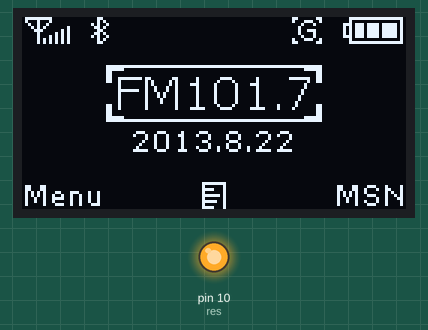
Simulated run of this sketch. Board: Arduino Uno, built with avr-gcc and run on an emulated ATmega328P. On the bench: 128×64 one-colour display, output pins drawn as LEDs (lit = HIGH). Wiring (inferred from the names in the program): I2C bus: SDA pin 9; SCL pin 8; SSD1306 OLED at I2C address 0x3C. Pins used as bus, display or sensor lines are not drawn.

Above: at 1.2 s.
At 2.6 s:
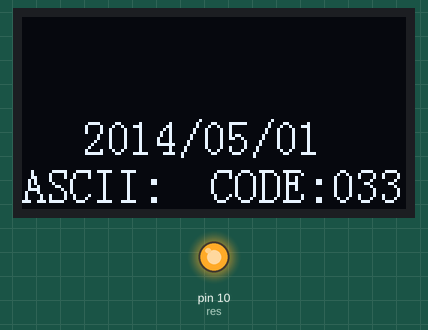
At 20.8 s:
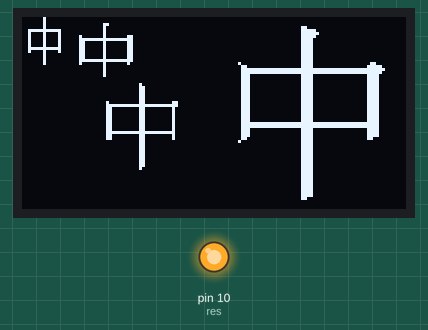
At 36.1 s:
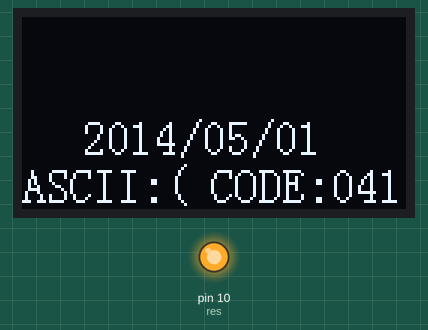
Timing chart, 0 to 37.6 s (numbered marks = the images above):
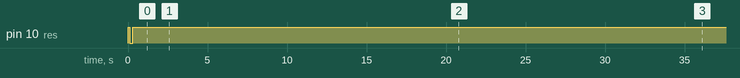

The sketch:

OLED.ino
```cpp
//              说明:
//              ----------------------------------------------------------------
//              GND  电源地
//              VCC  3.3v电源
//              D0   8（SCL）
//              D1   9（SDA）
//              RES  10    注：此引脚是为了配合SPI驱动模块改成I2C驱动模块使用的（改装的话必须接），如果买的是I2C模块，请忽略此引脚。
#include "font.h"

int scl=8;//定义数字接口8
int sda=9;//定义数字接口9
int res=10;//定义数字接口10

#define OLED_SCLK_Clr() digitalWrite(scl,LOW)//SCL
#define OLED_SCLK_Set() digitalWrite(scl,HIGH)

#define OLED_SDIN_Clr() digitalWrite(sda,LOW)//SDA
#define OLED_SDIN_Set() digitalWrite(sda,HIGH)

#define OLED_RST_Clr() digitalWrite(res,LOW)//RES   注：此引脚是为了配合SPI驱动模块改成I2C驱动模块使用的（改装的话必须接），如果买的是I2C模块，请忽略此引脚。
#define OLED_RST_Set() digitalWrite(res,HIGH)


#define OLED_CMD  0  //写命令
#define OLED_DATA 1 //写数据

uint8_t OLED_GRAM[128][8];//将要显示的缓存内容


void setup()
{
  uint8_t t=' ';
  OLED_Init();
  OLED_ColorTurn(0);//0正常显示 1反色显示
  OLED_DisplayTurn(0);//0正常显示 1翻转180度显示
  while(1)
  {
    OLED_ShowPicture(0,0,128,8,BMP1);
    delay(500);
    OLED_Clear();
    OLED_ShowString(20,32,"2014/05/01",16);
    OLED_ShowString(0,48,"ASCII:",16);
    OLED_ShowString(63,48,"CODE:",16);
    OLED_ShowChar(48,48,t,16);//显示ASCII字符
    t++;
    if(t>'~')t=' ';
    OLED_ShowNum(103,48,t,3,16);
    OLED_Refresh();
    delay(500);
    OLED_Clear();
    OLED_ShowChinese(0,0,0,16);  //16*16 中
    OLED_ShowChinese(16,0,0,24); //24*24 中
    OLED_ShowChinese(24,20,0,32);//32*32 中
    OLED_ShowChinese(64,0,0,64); //64*64 中
    OLED_Refresh();
    delay(500);
    OLED_Clear();
    OLED_ShowString(0,0,"ABC",12);//6*12 “ABC”
    OLED_ShowString(0,12,"ABC",16);//8*16 “ABC”
    OLED_ShowString(0,28,"ABC",24);//12*24 “ABC”
  }
}

void loop()
{
}
//反显函数
void OLED_ColorTurn(uint8_t i)
{
  if(!i) OLED_WR_Byte(0xA6,OLED_CMD);//正常显示
  else  OLED_WR_Byte(0xA7,OLED_CMD);//反色显示
}

//屏幕旋转180度
void OLED_DisplayTurn(uint8_t i)
{
  if(i==0)
    {
      OLED_WR_Byte(0xC8,OLED_CMD);//正常显示
      OLED_WR_Byte(0xA1,OLED_CMD);
    }
else
    {
      OLED_WR_Byte(0xC0,OLED_CMD);//反转显示
      OLED_WR_Byte(0xA0,OLED_CMD);
    }
}
//起始信号
void I2C_Start(void)
{
  OLED_SDIN_Set();
  OLED_SCLK_Set();
  OLED_SDIN_Clr();
  OLED_SCLK_Clr();
}

//结束信号
void I2C_Stop(void)
{
  OLED_SCLK_Set();
  OLED_SDIN_Clr();
  OLED_SDIN_Set();
}

//等待信号响应
void I2C_WaitAck(void) //测数据信号的电平
{
  OLED_SCLK_Set();
  OLED_SCLK_Clr();
}

//写入一个字节
void Send_Byte(uint8_t dat)
{
  uint8_t i;
  for(i=0;i<8;i++)
  {
    OLED_SCLK_Clr();//将时钟信号设置为低电平
    if(dat&0x80)//将dat的8位从最高位依次写入
    {
      OLED_SDIN_Set();
    }
    else
    {
      OLED_SDIN_Clr();
    }
    OLED_SCLK_Set();//将时钟信号设置为高电平
    OLED_SCLK_Clr();//将时钟信号设置为低电平
    dat<<=1;
  }
}

//发送一个字节
//向SSD1306写入一个字节。
//mode:数据/命令标志 0,表示命令;1,表示数据;
void OLED_WR_Byte(uint8_t dat,uint8_t mode)
{
  I2C_Start();
  Send_Byte(0x78);
  I2C_WaitAck();
  if(mode){Send_Byte(0x40);}
  else{Send_Byte(0x00);}
  I2C_WaitAck();
  Send_Byte(dat);
  I2C_WaitAck();
  I2C_Stop();
}

//更新显存到OLED
void OLED_Refresh(void)
{
  uint8_t i,n;
  for(i=0;i<8;i++)
  {
     OLED_WR_Byte(0xb0+i,OLED_CMD); //设置行起始地址
     OLED_WR_Byte(0x00,OLED_CMD);   //设置低列起始地址
     OLED_WR_Byte(0x10,OLED_CMD);   //设置高列起始地址
     for(n=0;n<128;n++)
     OLED_WR_Byte(OLED_GRAM[n][i],OLED_DATA);
  }
}
//清屏函数
void OLED_Clear(void)
{
  uint8_t i,n;
  for(i=0;i<8;i++)
  {
     for(n=0;n<128;n++)
      {
       OLED_GRAM[n][i]=0;//清除所有数据
      }
  }
  OLED_Refresh();//更新显示
}

//画点
//x:0~127
//y:0~63
void OLED_DrawPoint(uint8_t x,uint8_t y)
{
  uint8_t i,m,n;
  i=y/8;
  m=y%8;
  n=1<<m;
  OLED_GRAM[x][i]|=n;
}

//清除一个点
//x:0~127
//y:0~63
void OLED_ClearPoint(uint8_t x,uint8_t y)
{
  uint8_t i,m,n;
  i=y/8;
  m=y%8;
  n=1<<m;
  OLED_GRAM[x][i]=~OLED_GRAM[x][i];
  OLED_GRAM[x][i]|=n;
  OLED_GRAM[x][i]=~OLED_GRAM[x][i];
}

//画线
//x:0~128
//y:0~64
void OLED_DrawLine(uint8_t x1,uint8_t y1,uint8_t x2,uint8_t y2)
{
  uint8_t i,k,k1,k2,y0;
  if(x1==x2)    //画竖线
  {
      for(i=0;i<(y2-y1);i++)
      {
        OLED_DrawPoint(x1,y1+i);
      }
  }
  else if(y1==y2)   //画横线
  {
      for(i=0;i<(x2-x1);i++)
      {
        OLED_DrawPoint(x1+i,y1);
      }
  }
  else      //画斜线
  {
    k1=y2-y1;
    k2=x2-x1;
    k=k1*10/k2;
    for(i=0;i<(x2-x1);i++)
      {
        OLED_DrawPoint(x1+i,y1+i*k/10);
      }
  }
}
//x,y:圆心坐标
//r:圆的半径
void OLED_DrawCircle(uint8_t x,uint8_t y,uint8_t r)
{
  int a, b,num;
    a = 0;
    b = r;
    while(2 * b * b >= r * r)
    {
        OLED_DrawPoint(x + a, y - b);
        OLED_DrawPoint(x - a, y - b);
        OLED_DrawPoint(x - a, y + b);
        OLED_DrawPoint(x + a, y + b);

        OLED_DrawPoint(x + b, y + a);
        OLED_DrawPoint(x + b, y - a);
        OLED_DrawPoint(x - b, y - a);
        OLED_DrawPoint(x - b, y + a);

        a++;
        num = (a * a + b * b) - r*r;//计算画的点离圆心的距离
        if(num > 0)
        {
            b--;
            a--;
        }
    }
}

//在指定位置显示一个字符,包括部分字符
//x:0~127
//y:0~63
//size:选择字体 12/16/24
//取模方式 逐列式
void OLED_ShowChar(uint8_t x,uint8_t y,const char chr,uint8_t size1)
{
  uint8_t i,m,temp,size2,chr1;
  uint8_t y0=y;
  size2=(size1/8+((size1%8)?1:0))*(size1/2);  //得到字体一个字符对应点阵集所占的字节数
  chr1=chr-' ';  //计算偏移后的值
  for(i=0;i<size2;i++)
  {
    if(size1==12)
        {
          temp=pgm_read_byte(&asc2_1206[chr1][i]);
        } //调用1206字体
    else if(size1==16)
        {
          temp=pgm_read_byte(&asc2_1608[chr1][i]);
        } //调用1608字体
    else if(size1==24)
        {
          temp=pgm_read_byte(&asc2_2412[chr1][i]);
        } //调用2412字体
    else return;
        for(m=0;m<8;m++)           //写入数据
        {
          if(temp&0x80)OLED_DrawPoint(x,y);
          else OLED_ClearPoint(x,y);
          temp<<=1;
          y++;
          if((y-y0)==size1)
          {
            y=y0;
            x++;
            break;
          }
        }
  }
}


//显示字符串
//x,y:起点坐标
//size1:字体大小
//*chr:字符串起始地址
void OLED_ShowString(uint8_t x,uint8_t y,const char *chr,uint8_t size1)
{
  while((*chr>=' ')&&(*chr<='~'))//判断是不是非法字符!
  {
    OLED_ShowChar(x,y,*chr,size1);
    x+=size1/2;
    if(x>128-size1/2)  //换行
    {
      x=0;
      y+=size1;
    }
    chr++;
  }
}

//m^n
u32 OLED_Pow(uint8_t m,uint8_t n)
{
  u32 result=1;
  while(n--)
  {
    result*=m;
  }
  return result;
}

////显示2个数字
////x,y :起点坐标
////len :数字的位数
////size:字体大小
void OLED_ShowNum(uint8_t x,uint8_t y,int num,uint8_t len,uint8_t size1)
{
  uint8_t t,temp;
  for(t=0;t<len;t++)
  {
    temp=(num/OLED_Pow(10,len-t-1))%10;
      if(temp==0)
      {
        OLED_ShowChar(x+(size1/2)*t,y,'0',size1);
      }
      else
      {
        OLED_ShowChar(x+(size1/2)*t,y,temp+'0',size1);
      }
  }
}

//显示汉字
//x,y:起点坐标
//num:汉字对应的序号
//取模方式 列行式
void OLED_ShowChinese(uint8_t x,uint8_t y,const uint8_t num,uint8_t size1)
{
  uint8_t i,m,n=0,temp,chr1;
  uint8_t x0=x,y0=y;
  uint8_t size3=size1/8;
  while(size3--)
  {
    chr1=num*size1/8+n;
    n++;
      for(i=0;i<size1;i++)
      {
        if(size1==16)
            {temp=pgm_read_byte(&Hzk1[chr1][i]);}//调用16*16字体
        else if(size1==24)
            {temp=pgm_read_byte(&Hzk2[chr1][i]);}//调用24*24字体
        else if(size1==32)
            {temp=pgm_read_byte(&Hzk3[chr1][i]);}//调用32*32字体
        else if(size1==64)
            {temp=pgm_read_byte(&Hzk4[chr1][i]);}//调用64*64字体
        else return;

            for(m=0;m<8;m++)
              {
                if(temp&0x01)OLED_DrawPoint(x,y);
                else OLED_ClearPoint(x,y);
                temp>>=1;
                y++;
              }
              x++;
              if((x-x0)==size1)
              {x=x0;y0=y0+8;}
              y=y0;
       }
  }
}

//配置写入数据的起始位置
void OLED_WR_BP(uint8_t x,uint8_t y)
{
  OLED_WR_Byte(0xb0+y,OLED_CMD);//设置行起始地址
  OLED_WR_Byte(((x&0xf0)>>4)|0x10,OLED_CMD);
  OLED_WR_Byte((x&0x0f),OLED_CMD);
}

//x0,y0：起点坐标
//x1,y1：终点坐标
//BMP[]：要写入的图片数组
void OLED_ShowPicture(uint8_t x0,uint8_t y0,uint8_t x1,uint8_t y1,const uint8_t BMP[])
{
  int j=0;
  uint8_t t;
  uint8_t x,y;
  for(y=y0;y<y1;y++)
   {
     OLED_WR_BP(x0,y);
     for(x=x0;x<x1;x++)
     {
       t=pgm_read_byte(&BMP[j++]);
       OLED_WR_Byte(t,OLED_DATA);
     }
   }
}

//OLED的初始化
void OLED_Init(void)
{
  pinMode(scl,OUTPUT);//设置数字8
  pinMode(sda,OUTPUT);//设置数字9
  pinMode(res,OUTPUT);//设置数字10

  OLED_RST_Set();
  delay(100);
  OLED_RST_Clr();//复位
  delay(200);
  OLED_RST_Set();

  OLED_WR_Byte(0xAE,OLED_CMD);//--turn off oled panel
  OLED_WR_Byte(0x00,OLED_CMD);//---set low column address
  OLED_WR_Byte(0x10,OLED_CMD);//---set high column address
  OLED_WR_Byte(0x40,OLED_CMD);//--set start line address  Set Mapping RAM Display Start Line (0x00~0x3F)
  OLED_WR_Byte(0x81,OLED_CMD);//--set contrast control register
  OLED_WR_Byte(0xCF,OLED_CMD);// Set SEG Output Current Brightness
  OLED_WR_Byte(0xA1,OLED_CMD);//--Set SEG/Column Mapping     0xa0左右反置 0xa1正常
  OLED_WR_Byte(0xC8,OLED_CMD);//Set COM/Row Scan Direction   0xc0上下反置 0xc8正常
  OLED_WR_Byte(0xA6,OLED_CMD);//--set normal display
  OLED_WR_Byte(0xA8,OLED_CMD);//--set multiplex ratio(1 to 64)
  OLED_WR_Byte(0x3f,OLED_CMD);//--1/64 duty
  OLED_WR_Byte(0xD3,OLED_CMD);//-set display offset Shift Mapping RAM Counter (0x00~0x3F)
  OLED_WR_Byte(0x00,OLED_CMD);//-not offset
  OLED_WR_Byte(0xd5,OLED_CMD);//--set display clock divide ratio/oscillator frequency
  OLED_WR_Byte(0x80,OLED_CMD);//--set divide ratio, Set Clock as 100 Frames/Sec
  OLED_WR_Byte(0xD9,OLED_CMD);//--set pre-charge period
  OLED_WR_Byte(0xF1,OLED_CMD);//Set Pre-Charge as 15 Clocks & Discharge as 1 Clock
  OLED_WR_Byte(0xDA,OLED_CMD);//--set com pins hardware configuration
  OLED_WR_Byte(0x12,OLED_CMD);
  OLED_WR_Byte(0xDB,OLED_CMD);//--set vcomh
  OLED_WR_Byte(0x40,OLED_CMD);//Set VCOM Deselect Level
  OLED_WR_Byte(0x20,OLED_CMD);//-Set Page Addressing Mode (0x00/0x01/0x02)
  OLED_WR_Byte(0x02,OLED_CMD);//
  OLED_WR_Byte(0x8D,OLED_CMD);//--set Charge Pump enable/disable
  OLED_WR_Byte(0x14,OLED_CMD);//--set(0x10) disable
  OLED_WR_Byte(0xA4,OLED_CMD);// Disable Entire Display On (0xa4/0xa5)
  OLED_WR_Byte(0xA6,OLED_CMD);// Disable Inverse Display On (0xa6/a7)
  OLED_WR_Byte(0xAF,OLED_CMD);
  OLED_Clear();
}
```

Source omitted: font.h (data table, 43650 bytes)

Measured:
- by itself, pin 10 (res): LOW → HIGH at 0.00 s, → LOW 0.10 s later, → HIGH 0.20 s later
- what the display in image 0 shows lasts 0.8 s, from 1.2 s to 2.0 s
- what the display in image 1 shows lasts 1.3 s, from 2.6 s to 3.9 s
- what the display in image 2 shows lasts 0.9 s, from 20.7 s to 21.6 s
